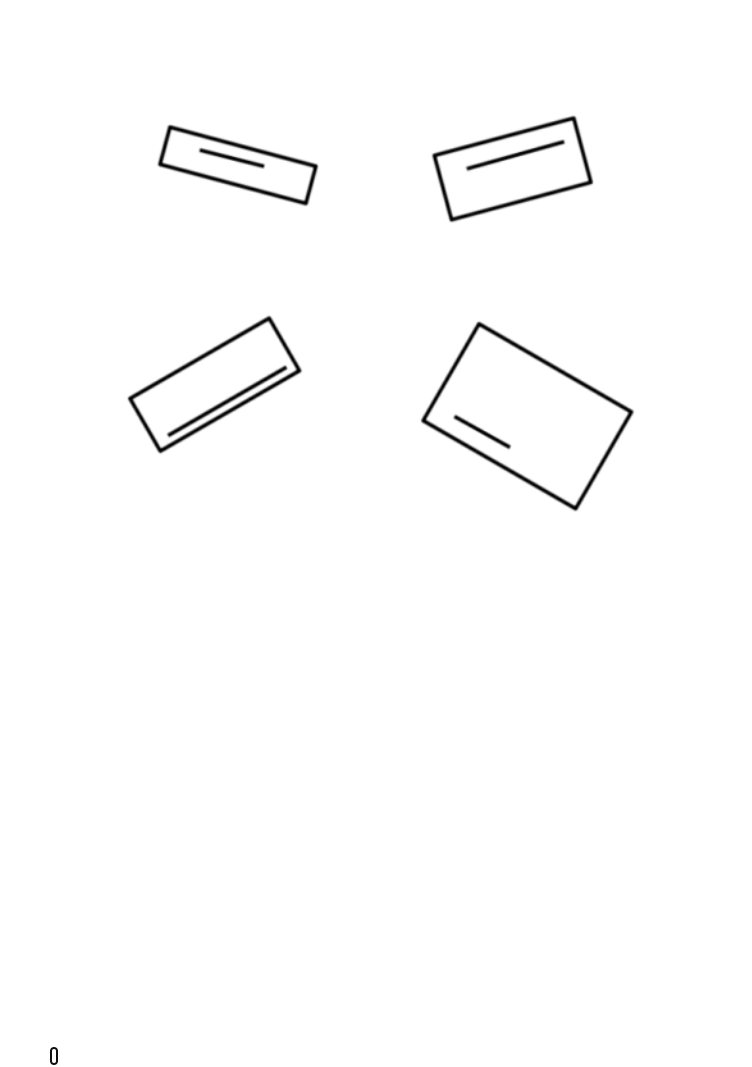
#> input picture imagealign.png, 752 x 1067 px, found by its file name
$ python rectangle_alignment.py
#> lines starting #> are read from the running program, lines starting #| are printed output that depends on the picture; after the words box and inside, x2 and y2 are one past the last pixel; in counts of white or black regions, pixels touching at a corner belong together
#align the given image and give figure name in accordance to the ascending order of the length of the line in it.

# from turtle import width
import cv2 as cv
from cv2 import CV_32F
import numpy as np


img=cv.imread("C:\\Users\\\Hp\\Documents\\opencv\\imagealign.png")
#> img is the input picture: shape (1067, 752, 3); min 0, max 255, mean 252.4


#declaring width and height of the image
#here i calculated the width and height of the image
weidth,height=150,30
weidth1,height1=143,66
weidth2,height2=159,60
weidth3,height3=174,112


#this is the corner pixel of the original image
pt=np.float32([[170,128],[315,166],[161,164],[306,203]])
pnt=np.float32([[435,156],[572,118],[452,219],[591,181]])
pint=np.float32([[131,398],[268,319],[161,451],[299,370]])
point=np.float32([[480,325],[631,411],[424,421],[575,507]])


# pt=np.float64(pt)
print(pt)


#this is the corner pixel that we define for the aligned image
pto=np.float32([[0,0],[weidth,0],[0,height],[weidth,height]])
pnto=np.float32([[0,0],[weidth1,0],[0,height1],[weidth1,height1]])
pinto=np.float32([[0,0],[weidth2,0],[0,height2],[weidth2,height2]])
pointo=np.float32([[0,0],[weidth3,0],[0,height3],[weidth3,height3]])
# pto=np.float64(pto)
print(pto)

#transformation for first figure in real image
transform_mat=cv.getPerspectiveTransform(pt,pto)
imgoutput=cv.warpPerspective(img,transform_mat,(weidth,height))
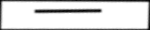
#> imgoutput: shape (30, 150, 3); min 1, max 255, mean 219.5


#transformation for second figure of real image
transform_mat1=cv.getPerspectiveTransform(pnt,pnto)
imgoutput1=cv.warpPerspective(img,transform_mat1,(weidth1,height1))
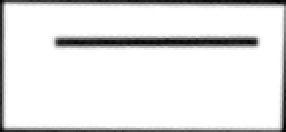
#> imgoutput1: shape (66, 143, 3) (shown 2 times larger); min 2, max 255, mean 229.1

#for third figure of real image
transform_mat2=cv.getPerspectiveTransform(pint,pinto)
imgoutput2=cv.warpPerspective(img,transform_mat2,(weidth2,height2))
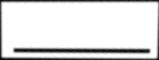
#> imgoutput2: shape (60, 159, 3); min 2, max 255, mean 223.3

#for fourth figure of real image
transform_mat3=cv.getPerspectiveTransform(point,pointo)
imgoutput3=cv.warpPerspective(img,transform_mat3,(weidth3,height3))
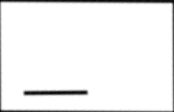
#> imgoutput3: shape (112, 174, 3); min 4, max 255, mean 241.8


#to draw margin at the corners of the image we do....
for x in range (0,4):
    cv.circle(img,(int(pt[x][0]),int(pt[x][1])),5,(0,255,255),cv.FILLED)
    cv.circle(img,(int(pnt[x][0]),int(pnt[x][1])),5,(255,255,0),cv.FILLED)
    cv.circle(img,(int(pint[x][0]),int(pint[x][1])),5,(0,0,255),cv.FILLED)
    cv.circle(img,(int(point[x][0]),int(point[x][1])),5,(255,0,0),cv.FILLED)
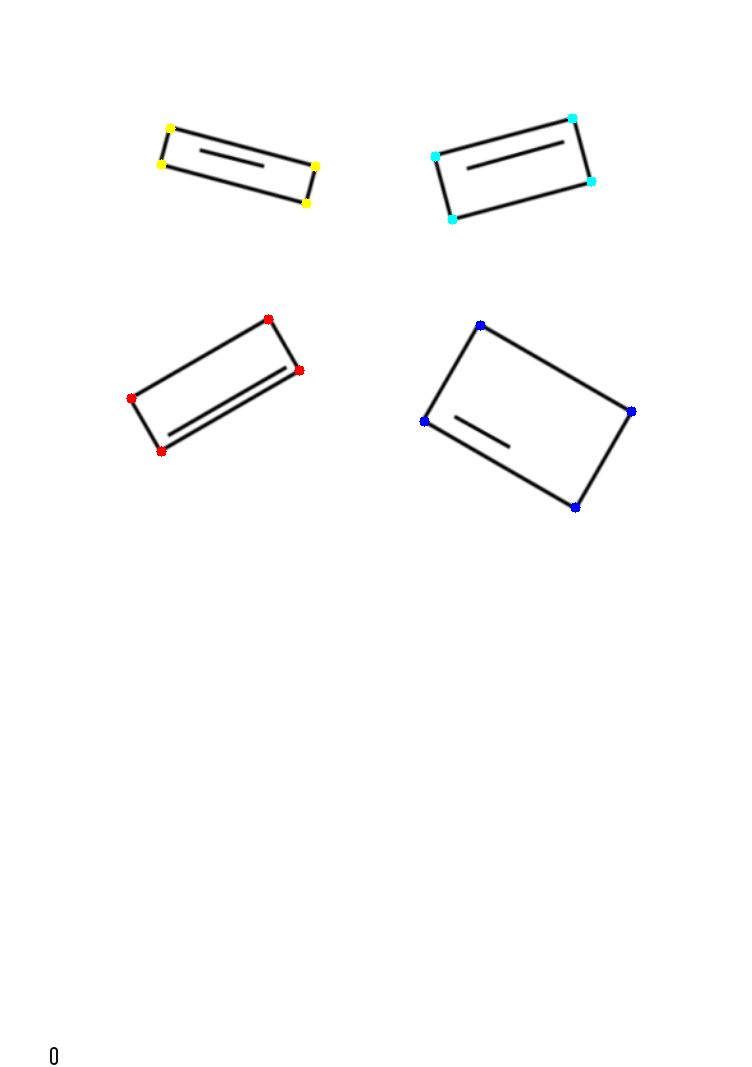
#> img: shape (1067, 752, 3); 0.16% of pixels changed, all inside (x1, y1, x2, y2) = (126, 113, 637, 513)

# cv.circle(img,(pt[0][0],pt[0][1]),5,(0,255,255),cv.FILLED)

#showing aligned images
cv.imshow("original image is:",img)
cv.imshow("The output image is:",imgoutput)
cv.imshow("The second output image is:",imgoutput1)
cv.imshow("The third output image is:",imgoutput2)
cv.imshow("The Third output image is:",imgoutput3)


#to hold the output window bar until letter q is pressed
while True:
    if cv.waitKey(1)==ord('q'):
#> (key q is pressed here)
        break

$ run again, with data.png copied over imagealign.png
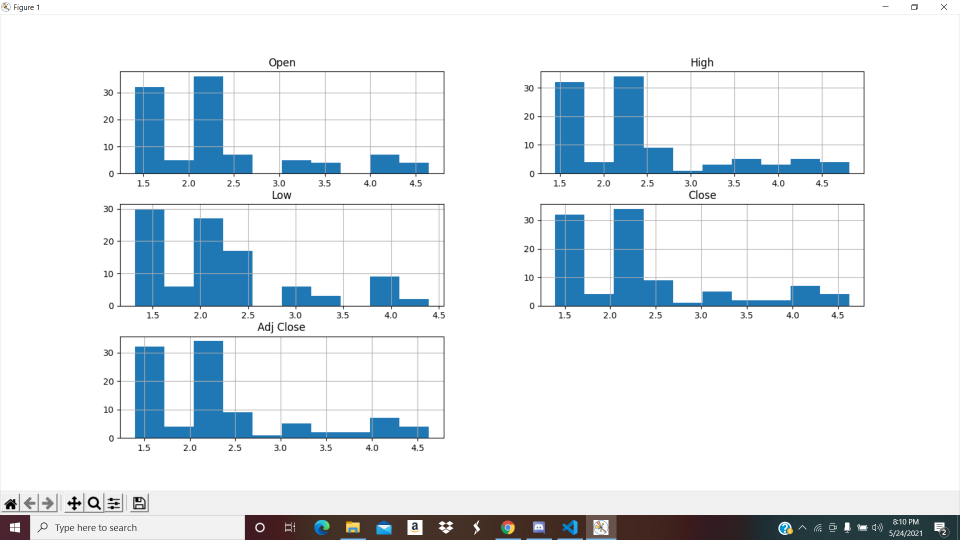
#> input picture data.png, 1920 x 1080 px, found by its file name (shown at 1/2 size)
#> img is the input picture: shape (1080, 1920, 3); mean B, G, R 237.7, 232.9, 226.1
#> `imgoutput3=cv.warpPerspective(img,transform_mat3,(weidth3,height3))`:
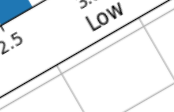
#> imgoutput3: shape (112, 174, 3); mean B, G, R 242.1, 240.5, 238.3
#> after the loop `for x in range (0,4):`:
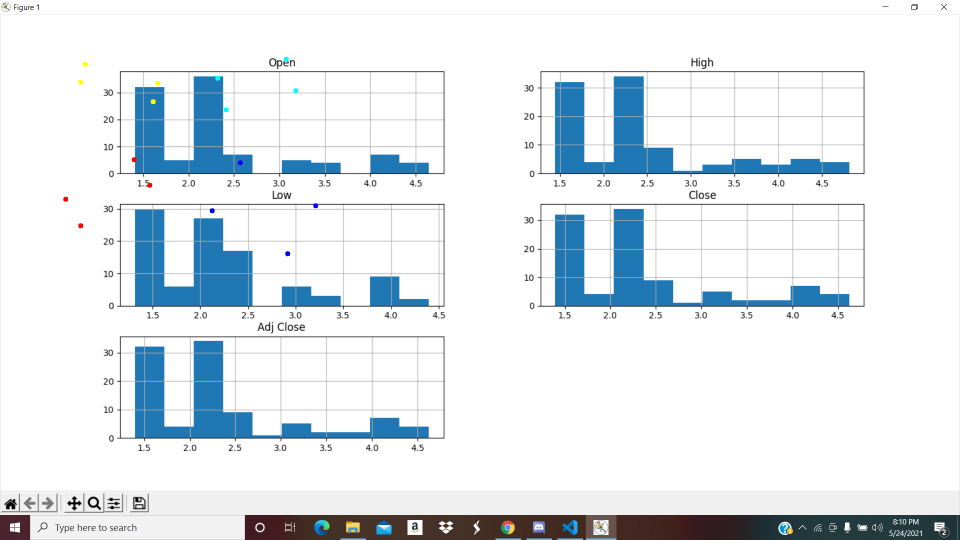
#> img: shape (1080, 1920, 3) (shown at 1/2 size); 0.06% of pixels changed, all inside (x1, y1, x2, y2) = (126, 113, 637, 513)
